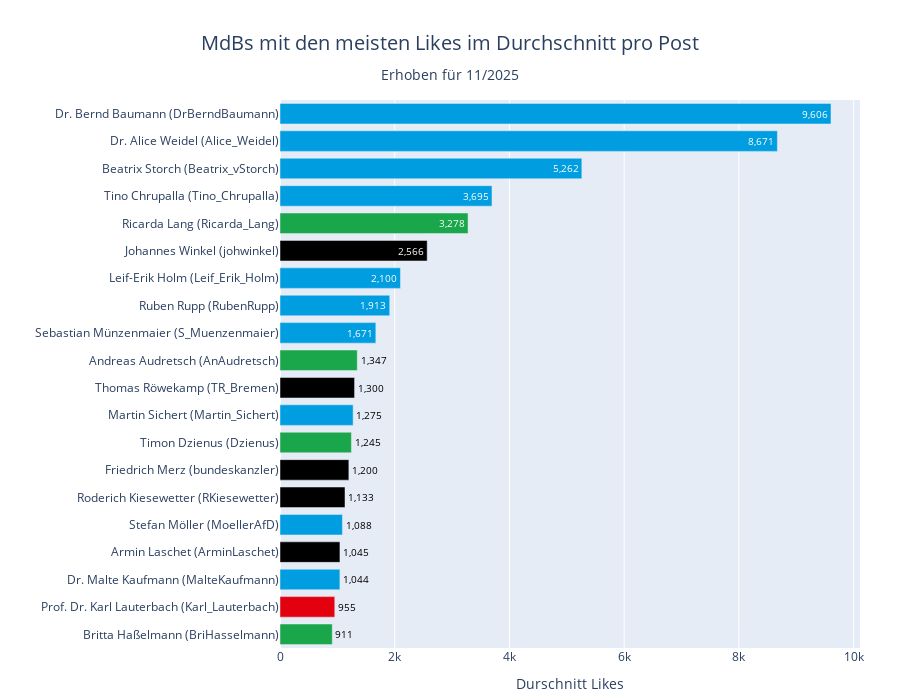

Write notebook code for a chart like this one.
### Code cell
plot_party_hbar(
    df_users, 
    'username', 
    'like_count_mean', 
    top_n=20,
    party_col='PARTEI_KURZ', 
    title='MdBs mit den meisten Likes im Durchschnitt pro Post', 
    x_label='Durschnitt Likes',
    save_name="top20_mean_likes",
)

### Figure 1 — Plotly figure (JSON) as saved in the notebook; plotly's stock layout.template omitted (floating-point values rounded to 4 significant figures)
{"data": [{"cliponaxis": false, "customdata": [["AFD", "DrBerndBaumann", "Dr. Bernd Baumann"], ["AFD", "Alice_Weidel", "Dr. Alice Weidel"], ["AFD", "Beatrix_vStorch", "Beatrix Storch"], ["AFD", "Tino_Chrupalla", "Tino Chrupalla"], ["BÜNDNIS 90/DIE GRÜNEN", "Ricarda_Lang", "Ricarda Lang"], ["CDU/CSU", "johwinkel", "Johannes Winkel"], ["AFD", "Leif_Erik_Holm", "Leif-Erik Holm"], ["AFD", "RubenRupp", "Ruben Rupp"], ["AFD", "S_Muenzenmaier", "Sebastian Münzenmaier"], ["BÜNDNIS 90/DIE GRÜNEN", "AnAudretsch", "Andreas Audretsch"], ["CDU/CSU", "TR_Bremen", "Thomas Röwekamp"], ["AFD", "Martin_Sichert", "Martin Sichert"], ["BÜNDNIS 90/DIE GRÜNEN", "Dzienus", "Timon Dzienus"], ["CDU/CSU", "bundeskanzler", "Friedrich Merz"], ["CDU/CSU", "RKiesewetter", "Roderich Kiesewetter"], ["AFD", "MoellerAfD", "Stefan Möller"], ["CDU/CSU", "ArminLaschet", "Armin Laschet"], ["AFD", "MalteKaufmann", "Dr. Malte Kaufmann"], ["SPD", "Karl_Lauterbach", "Prof. Dr. Karl Lauterbach"], ["BÜNDNIS 90/DIE GRÜNEN", "BriHasselmann", "Britta Haßelmann"]], "hovertemplate": "Name: %{customdata[2]} (%{customdata[1]})<br>Durschnitt Likes: %{x:,.0f}<br>PARTEI_KURZ: %{customdata[0]}<extra></extra>", "insidetextanchor": "end", "marker": {"color": ["#009EE0", "#009EE0", "#009EE0", "#009EE0", "#1AA64A", "#000000", "#009EE0", "#009EE0", "#009EE0", "#1AA64A", "#000000", "#009EE0", "#1AA64A", "#000000", "#000000", "#009EE0", "#000000", "#009EE0", "#E3000F", "#1AA64A"]}, "orientation": "h", "text": ["9,606", "8,671", "5,262", "3,695", "3,278", "2,566", "2,100", "1,913", "1,671", "1,347", "1,300", "1,275", "1,245", "1,200", "1,133", "1,088", "1,045", "1,044", "955", "911"], "textfont": {"color": ["#FFFFFF", "#FFFFFF", "#FFFFFF", "#FFFFFF", "#FFFFFF", "#FFFFFF", "#FFFFFF", "#FFFFFF", "#FFFFFF", "#000000", "#000000", "#000000", "#000000", "#000000", "#000000", "#000000", "#000000", "#000000", "#000000", "#000000"]}, "textposition": ["inside", "inside", "inside", "inside", "inside", "inside", "inside", "inside", "inside", "outside", "outside", "outside", "outside", "outside", "outside", "outside", "outside", "outside", "outside", "outside"], "texttemplate": "%{text}", "type": "bar", "x": [9606.0, 8671.0, 5262.0, 3695.0, 3278.0, 2566.0, 2100.0, 1913.0, 1671.0, 1347.0, 1300.0, 1275.0, 1245.0, 1200.0, 1133.0, 1088.0, 1045.0, 1044.0, 954.7, 911.2], "y": ["Dr. Bernd Baumann (DrBerndBaumann)", "Dr. Alice Weidel (Alice_Weidel)", "Beatrix Storch (Beatrix_vStorch)", "Tino Chrupalla (Tino_Chrupalla)", "Ricarda Lang (Ricarda_Lang)", "Johannes Winkel (johwinkel)", "Leif-Erik Holm (Leif_Erik_Holm)", "Ruben Rupp (RubenRupp)", "Sebastian Münzenmaier (S_Muenzenmaier)", "Andreas Audretsch (AnAudretsch)", "Thomas Röwekamp (TR_Bremen)", "Martin Sichert (Martin_Sichert)", "Timon Dzienus (Dzienus)", "Friedrich Merz (bundeskanzler)", "Roderich Kiesewetter (RKiesewetter)", "Stefan Möller (MoellerAfD)", "Armin Laschet (ArminLaschet)", "Dr. Malte Kaufmann (MalteKaufmann)", "Prof. Dr. Karl Lauterbach (Karl_Lauterbach)", "Britta Haßelmann (BriHasselmann)"]}], "layout": {"bargap": 0.25, "height": 700, "margin": {"b": 10, "l": 10, "r": 40, "t": 100}, "title": {"font": {"size": 20}, "text": "MdBs mit den meisten Likes im Durchschnitt pro Post<br><sub style='font-size:0.85em; line-height:0.5;'>Erhoben für 11/2025</sub>", "x": 0.5, "xanchor": "center", "yanchor": "top", "yref": "container"}, "uniformtext": {"minsize": 8, "mode": "show"}, "xaxis": {"title": {"text": "Durschnitt Likes"}}, "yaxis": {"categoryarray": ["Britta Haßelmann (BriHasselmann)", "Prof. Dr. Karl Lauterbach (Karl_Lauterbach)", "Dr. Malte Kaufmann (MalteKaufmann)", "Armin Laschet (ArminLaschet)", "Stefan Möller (MoellerAfD)", "Roderich Kiesewetter (RKiesewetter)", "Friedrich Merz (bundeskanzler)", "Timon Dzienus (Dzienus)", "Martin Sichert (Martin_Sichert)", "Thomas Röwekamp (TR_Bremen)", "Andreas Audretsch (AnAudretsch)", "Sebastian Münzenmaier (S_Muenzenmaier)", "Ruben Rupp (RubenRupp)", "Leif-Erik Holm (Leif_Erik_Holm)", "Johannes Winkel (johwinkel)", "Ricarda Lang (Ricarda_Lang)", "Tino Chrupalla (Tino_Chrupalla)", "Beatrix Storch (Beatrix_vStorch)", "Dr. Alice Weidel (Alice_Weidel)", "Dr. Bernd Baumann (DrBerndBaumann)"], "categoryorder": "array", "title": {"text": ""}}}}
